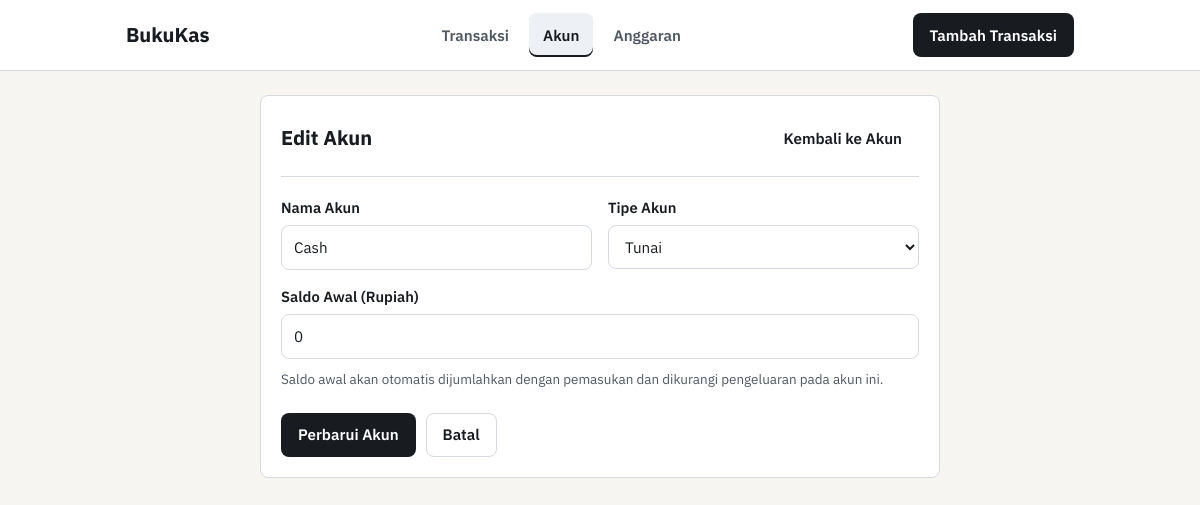
Page /akun/edit/1 on the committed database.
### tables this page shows
CREATE TABLE akun (
                id INTEGER PRIMARY KEY AUTOINCREMENT,
                nama TEXT NOT NULL UNIQUE COLLATE NOCASE,
                tipe TEXT NOT NULL,
                saldo_awal INTEGER NOT NULL DEFAULT 0 CHECK (saldo_awal >= 0),
                dibuat_pada TEXT NOT NULL
            );

### app.py (the view, shortened to what this page needs)
@app.route("/akun/edit/<int:akun_id>", methods=["GET", "POST"])
def edit_akun(akun_id):
    errors = []
    try:
        with get_db() as conn:
            baris = conn.execute(
                "SELECT id, nama, tipe, saldo_awal FROM akun WHERE id = ?",
                (akun_id,),
            ).fetchone()
    except sqlite3.Error as exc:
        flash(f"Gagal memuat data akun: {exc}", "error")
        return redirect(url_for("daftar_akun"))
    if baris is None:
        flash("Data akun tidak ditemukan.", "error")
        return redirect(url_for("daftar_akun"))
    data = dict(baris)
    return render_template(
        "form_akun.html",
        active_nav="akun",
        mode="edit",
        data=data,
        tipe_pilihan=TIPE_AKUN_VALID,
        errors=errors,
    )

### app.py (called while the page is built)
def get_db():
    conn = sqlite3.connect(DB_PATH, timeout=5)
    conn.row_factory = sqlite3.Row
    conn.execute("PRAGMA foreign_keys = ON")
    return conn

### templates/form_akun.html (shortened to what this page needs)
{% extends "base.html" %}
{% block content %}
  <section class="panel form-panel" aria-labelledby="judul-form-akun">
    <div class="form-header">
      <h1 id="judul-form-akun" class="panel-title">
        {{ 'Edit Akun' if mode == 'edit' else 'Tambah Akun Baru' }}
      </h1>
      <a href="{{ url_for('daftar_akun') }}" class="btn btn-ghost">Kembali ke Akun</a>
    </div>
    <form
      method="post"
      class="tx-form"
      data-loading-text="{{ 'Menyimpan perubahan...' if mode == 'edit' else 'Menyimpan akun...' }}"
      novalidate
    >
      <div class="field-row">
        <div class="field">
          <label for="nama">Nama Akun</label>
          <input
            id="nama"
            type="text"
            name="nama"
            class="input"
            list="saran-akun"
            maxlength="50"
            value="{{ data.nama }}"
            placeholder="Contoh: Cash, DANA, GoPay, ShopeePay, BRI"
            required
          >
        </div>
        <div class="field">
          <label for="tipe">Tipe Akun</label>
          <select id="tipe" name="tipe" class="input" required>
            {% for tipe in tipe_pilihan %}
              <option value="{{ tipe }}" {% if data.tipe == tipe %}selected{% endif %}>{{ tipe }}</option>
            {% endfor %}
          </select>
        </div>
      </div>
      <div class="field">
        <label for="saldo_awal">Saldo Awal (Rupiah)</label>
        <input
          id="saldo_awal"
          type="number"
          name="saldo_awal"
          class="input num"
          min="0"
          step="1"
          inputmode="numeric"
          value="{{ data.saldo_awal }}"
          placeholder="0"
          required
        >
        <p class="field-help">Saldo awal akan otomatis dijumlahkan dengan pemasukan dan dikurangi pengeluaran pada akun ini.</p>
      </div>
      <div class="form-actions">
        <button type="submit" class="btn btn-primary">
          {{ 'Perbarui Akun' if mode == 'edit' else 'Simpan Akun' }}
        </button>
        <a href="{{ url_for('daftar_akun') }}" class="btn btn-secondary">Batal</a>
      </div>
    </form>
  </section>
{% endblock %}

### static/style.css (style rules this page uses)
:root { --bg: #f6f5f1; --surface: #ffffff; --ink: #181c20; --ink-muted: #4f5863; --border: #d5dae0; --neutral-bg: #edf0f4; --income: #11633b; --income-bg: #e8f5ee; --warning: #8a4b08; --warning-bg: #fef3e2; --expense: #b3261e; --expense-bg: #fceceb; --focus: #1d4ed8; --radius: 8px; }
*, *::before, *::after { box-sizing: border-box; }
body { margin: 0; font-family: "IBM Plex Sans", -apple-system, BlinkMacSystemFont, "Segoe UI", sans-serif; background-color: var(--bg); color: var(--ink); line-height: 1.5; }
.num { font-variant-numeric: tabular-nums; }
.btn { display: inline-flex; align-items: center; justify-content: center; min-height: 44px; padding: 0 16px; border-radius: var(--radius); border: 1px solid transparent; font: inherit; font-size: 0.95rem; font-weight: 600; text-decoration: none; cursor: pointer; transition: background-color 0.15s ease, border-color 0.15s ease; }
.btn-primary { background: var(--ink); color: #ffffff; }
.btn-secondary { background: var(--surface); color: var(--ink); border-color: var(--border); }
.btn-ghost { background: transparent; color: var(--ink); }
.panel { background: var(--surface); border: 1px solid var(--border); border-radius: var(--radius); padding: 20px; }
.panel-title { margin: 0; font-size: 1.25rem; font-weight: 700; }
.input { width: 100%; min-height: 44px; padding: 10px 12px; border: 1px solid var(--border); border-radius: var(--radius); background: var(--surface); color: var(--ink); font: inherit; font-size: 0.95rem; }
.field-help { margin: 4px 0 0; font-size: 0.84rem; color: var(--ink-muted); }
.form-panel { max-width: 680px; margin: 0 auto; }
.form-header { display: flex; flex-wrap: wrap; align-items: center; justify-content: space-between; gap: 12px; margin-bottom: 20px; padding-bottom: 16px; border-bottom: 1px solid var(--border); }
.tx-form { display: flex; flex-direction: column; gap: 16px; }
.field-row { display: grid; grid-template-columns: 1fr 1fr; gap: 16px; }
.field { display: flex; flex-direction: column; gap: 6px; }
.field label { font-weight: 600; font-size: 0.92rem; }
.form-actions { display: flex; flex-wrap: wrap; gap: 10px; padding-top: 8px; }

### rows in the picture
akun: nama "Cash", tipe "Tunai", saldo_awal "0"

### other values in the picture
{{ 'Edit Akun' if mode == 'edit' else 'Tambah Akun Baru' }} "Edit Akun"
{{ 'Perbarui Akun' if mode == 'edit' else 'Simpan Akun' }} "Perbarui Akun"
